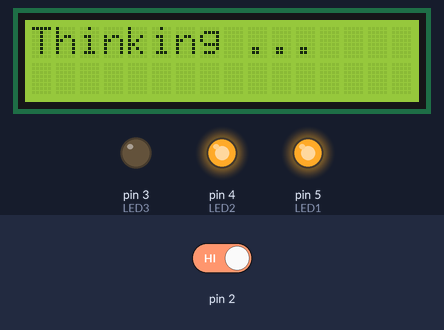
The sketch below on a simulated Arduino Uno, built with avr-gcc and run on an emulated ATmega328P. On the bench: 16×2 character LCD, output pins drawn as LEDs (lit = HIGH). Inputs (shaded band) come from the test bench; at power-on: pin 2 HIGH. Random numbers use the default seed unless the sketch sets one.

Above: at 1.2 s.
1.3 s: pin 2 driven LOW
At 5.5 s:
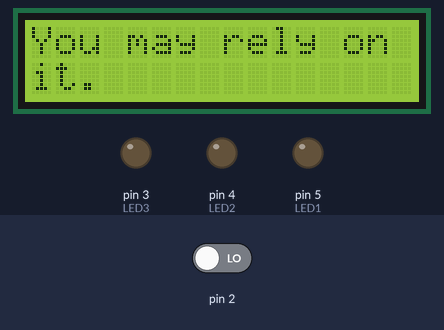
At 15.23 s:
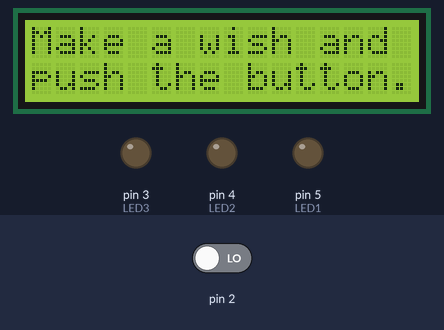
15.3 s: pin 2 driven HIGH
At 21.3 s:
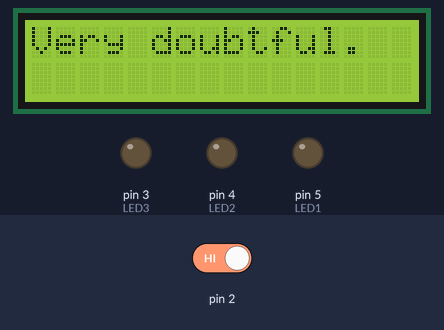
Timing chart, 0 to 96.9 s (numbered marks = the images above; inputs shaded):
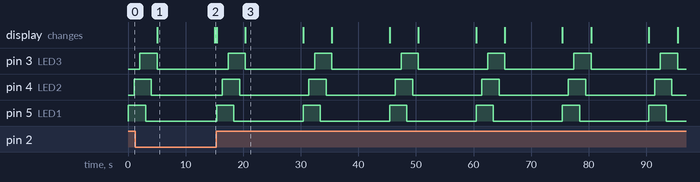

Measured:
- after the input at 15.3 s, pin 3 (LED3): alternates HIGH for 3.0 s and LOW for 12.0 s, starting after 2.1 s; pin 4 (LED2): alternates HIGH for 3.0 s and LOW for 12.0 s, starting after 1.1 s; pin 5 (LED1): alternates HIGH for 3.0 s and LOW for 12.0 s, starting after 0.09 s; the display: first changes after 0.09 s (image 3 shows a later state)
- what the display in image 1 shows lasts 10.0 s, from 5.1 s to 15.1 s

The sketch:

magic8.ino
```cpp
void setup() {
  // LED + LCD setups
  ledSetup();
  lcdSetup();

  // switch setup
  pinMode(2, INPUT);

  // initialize random generator
  randomSeed(analogRead(0));
}

void loop() {
  // print the invite to the user
  lcdPrintInvite();

  // wait for the button to be pressed
  int switchState = digitalRead(2);
  while (switchState == LOW) {
    delay(100);
    switchState = digitalRead(2);
  }

  // start the LED animation
  lcdPrintThinking();
  ledAnimation();

  // get a random number [0, 19]
  int index = random(0, 20);

  // print the Magic8 answer
  lcdPrintAnswer(index);

  // wait 10s
  delay(10000);
}
```

LedAnim.ino
```cpp
// play the LED animation during Magic8 "Thinking"

//----- constants
#define LED1 5
#define LED2 4
#define LED3 3
#define ANIM_DELAY 1000

//----- functions
void ledSetup() {
  pinMode(LED1, OUTPUT);
  pinMode(LED2, OUTPUT);
  pinMode(LED3, OUTPUT);
}

void ledAnimation() {
  digitalWrite(LED1, HIGH);
  digitalWrite(LED2, LOW);
  digitalWrite(LED3, LOW);
  delay(ANIM_DELAY);

  digitalWrite(LED1, HIGH);
  digitalWrite(LED2, HIGH);
  digitalWrite(LED3, LOW);
  delay(ANIM_DELAY);

  digitalWrite(LED1, HIGH);
  digitalWrite(LED2, HIGH);
  digitalWrite(LED3, HIGH);
  delay(ANIM_DELAY);

  digitalWrite(LED1, LOW);
  digitalWrite(LED2, HIGH);
  digitalWrite(LED3, HIGH);
  delay(ANIM_DELAY);

  digitalWrite(LED1, LOW);
  digitalWrite(LED2, LOW);
  digitalWrite(LED3, HIGH);
  delay(ANIM_DELAY);

  digitalWrite(LED1, LOW);
  digitalWrite(LED2, LOW);
  digitalWrite(LED3, LOW);
}
```

LCDAnim.ino
```cpp
#include <LiquidCrystal.h>

// Functions to manipulate the LCD
const int rs = 7, en = 8, d4 = 9, d5 = 10, d6 = 11, d7 = 12;
LiquidCrystal lcd(rs, en, d4, d5, d6, d7);

// Magic8 responses
const int MAX_RESPONSES = 20;
const char* responses[] = {
  "It is certain.",
  "",
  "It is decidedly",
  "so.",
  "Without a doubt.",
  "",
  "Yes, definitely.",
  "",
  "You may rely on",
  "it.",
  "As I see it,",
  "yes.",
  "Most likely.",
  "",
  "Outlook good.",
  "",
  "Yes.",
  "",
  "Signs point to",
  "yes.",
  "Reply hazy, try",
  "again.",
  "Ask again later.",
  "",
  "Better not tell",
  "you now.",
  "Cannot predict",
  "now.",
  "Concentrate and",
  "ask again.",
  "Don't count on",
  "it.",
  "My reply is no.",
  "",
  "My sources say",
  "no.",
  "Outlook not so",
  "good.",
  "Very doubtful.",
  ""
};

void lcdSetup() {
  lcd.begin(16, 2);
}

void lcdPrintAnswer(int i) {
  int index = i << 1;
  lcd.clear();
  lcd.print(responses[index]);
  lcd.setCursor(0, 1);
  lcd.print(responses[index+1]);
}

void lcdPrintInvite() {
  lcd.clear();
  lcd.print("Make a wish and");
  lcd.setCursor(0, 1);
  lcd.print("push the button.");
}

void lcdPrintThinking() {
  lcd.clear();
  lcd.print("Thinking ...");
}
```
